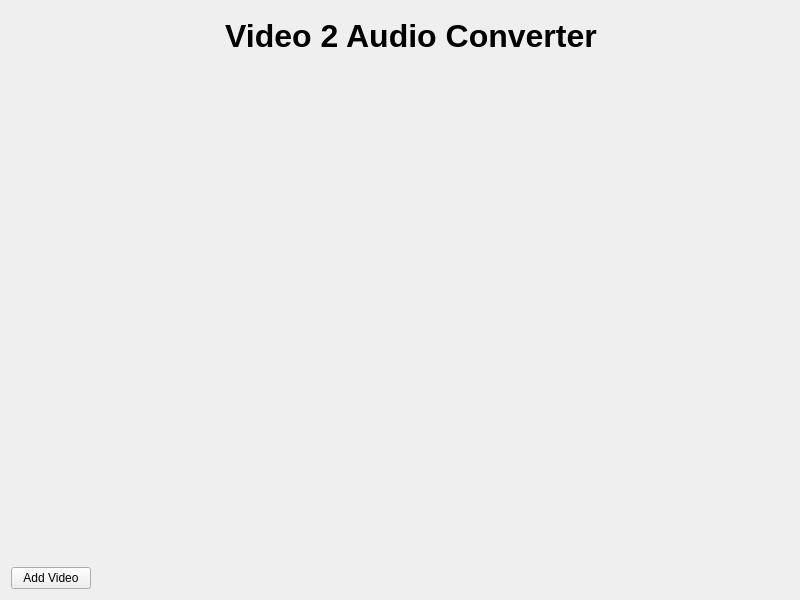
<?xml version="1.0" encoding="UTF-8"?>
<ui version="4.0">
 <class>ConverterView</class>
 <widget class="QMainWindow" name="converter_view">
  <property name="geometry">
   <rect>
    <x>0</x>
    <y>0</y>
    <width>800</width>
    <height>600</height>
   </rect>
  </property>
  <property name="minimumSize">
   <size>
    <width>800</width>
    <height>600</height>
   </size>
  </property>
  <property name="windowTitle">
   <string>Video 2 Audio Converter</string>
  </property>
  <widget class="QWidget" name="main_layout">
   <layout class="QVBoxLayout" name="verticalLayout">
    <item>
     <layout class="QVBoxLayout" name="title_layout">
      <property name="spacing">
       <number>-1</number>
      </property>
      <property name="sizeConstraint">
       <enum>QLayout::SetMaximumSize</enum>
      </property>
      <property name="leftMargin">
       <number>0</number>
      </property>
      <item alignment="Qt::AlignHCenter|Qt::AlignTop">
       <widget class="QLabel" name="header_label">
        <property name="sizePolicy">
         <sizepolicy hsizetype="Expanding" vsizetype="Minimum">
          <horstretch>1</horstretch>
          <verstretch>0</verstretch>
         </sizepolicy>
        </property>
        <property name="minimumSize">
         <size>
          <width>800</width>
          <height>50</height>
         </size>
        </property>
        <property name="maximumSize">
         <size>
          <width>16777215</width>
          <height>50</height>
         </size>
        </property>
        <property name="sizeIncrement">
         <size>
          <width>1</width>
          <height>0</height>
         </size>
        </property>
        <property name="font">
         <font>
          <pointsize>24</pointsize>
          <weight>75</weight>
          <bold>true</bold>
         </font>
        </property>
        <property name="text">
         <string>Video 2 Audio Converter</string>
        </property>
        <property name="alignment">
         <set>Qt::AlignCenter</set>
        </property>
       </widget>
      </item>
     </layout>
    </item>
    <item>
     <layout class="QVBoxLayout" name="form_layout">
      <item alignment="Qt::AlignLeft|Qt::AlignBottom">
       <widget class="QPushButton" name="add_line_button">
        <property name="sizePolicy">
         <sizepolicy hsizetype="Maximum" vsizetype="Fixed">
          <horstretch>0</horstretch>
          <verstretch>0</verstretch>
         </sizepolicy>
        </property>
        <property name="text">
         <string>Add Video</string>
        </property>
       </widget>
      </item>
     </layout>
    </item>
   </layout>
  </widget>
 </widget>
 <layoutdefault spacing="6" margin="11"/>
 <resources/>
 <connections/>
</ui>
